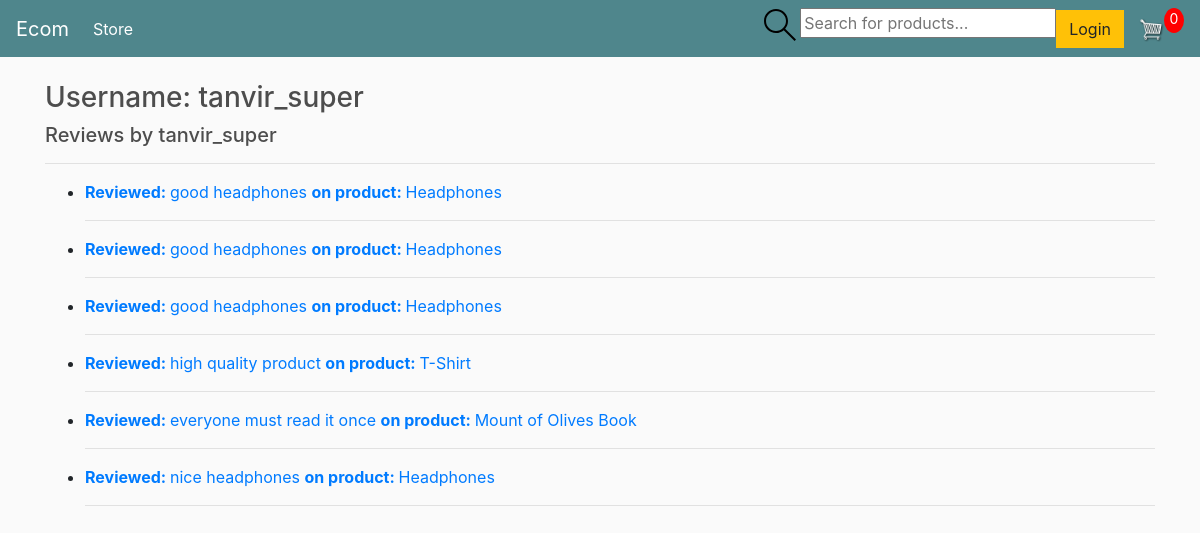
Page /profile/1/ on the committed database.
### store/models.py (models this page shows, shortened)
class Review(models.Model):
    customer=models.ForeignKey(Customer,on_delete=models.CASCADE,default=1)
    product= models.ForeignKey(Product,on_delete=models.CASCADE,default=1)
    body=models.TextField(default="default review")
    updated=models.DateTimeField(auto_now=True)
    created=models.DateTimeField(auto_now_add=True)
    class Meta:
        ordering=['-updated','-created']

class Product(models.Model):
	name = models.CharField(max_length=200,default="Default")
	description=models.TextField(null=True,blank=True)
	price = models.FloatField()
	digital = models.BooleanField(default=False,null=True, blank=True)
	image = models.ImageField(null=True, blank=True)

### store/views.py (the view)
# urls.py: path('profile/<str:pk>/',views.userProfile,name="user-profile"),
def userProfile(request,pk):
    user= User.objects.get(id=pk)
    customer = Customer.objects.get(user=user)
    orders=Order.objects.filter(customer=customer)
    reviews=Review.objects.filter(customer=customer)
    context={'user':user,'orders':orders,'cartItems':cartData(request)['cartItems'],'reviews':reviews}
    return render(request,'store/profile.html',context)

### store/utils.py (called while the page is built, shortened)
def cookieCart(request):
	try:
		cart = json.loads(request.COOKIES['cart'])
	except:
		cart = {}
		print('CART:', cart)
	items = []
	order = {'get_cart_total':0, 'get_cart_items':0, 'shipping':False}
	cartItems = order['get_cart_items']
	return {'cartItems':cartItems ,'order':order, 'items':items}

def cartData(request):
	if request.user.is_authenticated:
		customer, created = Customer.objects.get_or_create(user=request.user)
		order, created = Order.objects.get_or_create(customer=customer, complete=False)
		items = order.orderitem_set.all()
		cartItems = order.get_cart_items
	else:
		cookieData = cookieCart(request)
		cartItems = cookieData['cartItems']
		order = cookieData['order']
		items = cookieData['items']
	return {'cartItems':cartItems ,'order':order, 'items':items}

### store/templates/store/profile.html (shortened to what this page needs)
{% extends 'store/main.html' %}
{% load static %}
{% block content %}
{% if request.user == user %}
<h3>Username: {{user.username}} <a  style="float:right; margin:5px;" class="btn btn-success" href="{% url 'update-user' request.user.id %}">Edit Profile</a></h3>
{% if orders %}
    <p>Orders  by you</p>
    {% for order in orders %}
    {% if request.user == order.customer.user and order.complete %}
        <a href="{% url 'order_details' order.id %}">
        <div class="box-element">
            <small>Order ID: {{order.id}} </small>
            <p>{{order.customer.name}}</p>
            <small>Date:{{ order.date_ordered }}</small>
            <h5>Items:   {{order.get_cart_items}}</h5>
            <h5>Total:   ${{order.get_cart_total|floatformat:2}}</h5>
            <small>Complete: {{ order.complete }}</small><hr>
            <small>Order Status: {{order.order_status}} </small>
        </div>
        </a>
        <hr>
    {% endif %}
    {% endfor %}
{% else %}
    <p>No orders found for this user.</p>
{% endif %}
{% else %}
<h3>Username: {{user.username}} </h3>
{% endif %}
<h5>Reviews by {{user.username}} </h5><hr>
<ul>
    {% for review in reviews %}
    <li><a href="{% url 'product_description' review.product.id %}">
        <strong>Reviewed: </strong> {{review.body}} <strong>on product: </strong> {{review.product.name}}
        </a>
    </li>
    <hr>
    {% endfor %}
</ul>
{% endblock content %}

### static/css/main.css (style rules this page uses)
body { background-color: hsl(0, 0%, 98%); }
h1,h2,h3,h4,h5,h6 { color:hsl(0, 0%, 30%); }

### rows in the picture
Review: body "good headphones", product.name "Headphones"
Review: body "good headphones", product.name "Headphones"
Review: body "good headphones", product.name "Headphones"
Review: body "high quality product", product.name "T-Shirt"
Review: body "everyone must read it once", product.name "Mount of Olives Book"
Review: body "nice headphones", product.name "Headphones"

### other values in the picture
{{ cartItems }} "0"
{{ user.username }} "tanvir_super"
